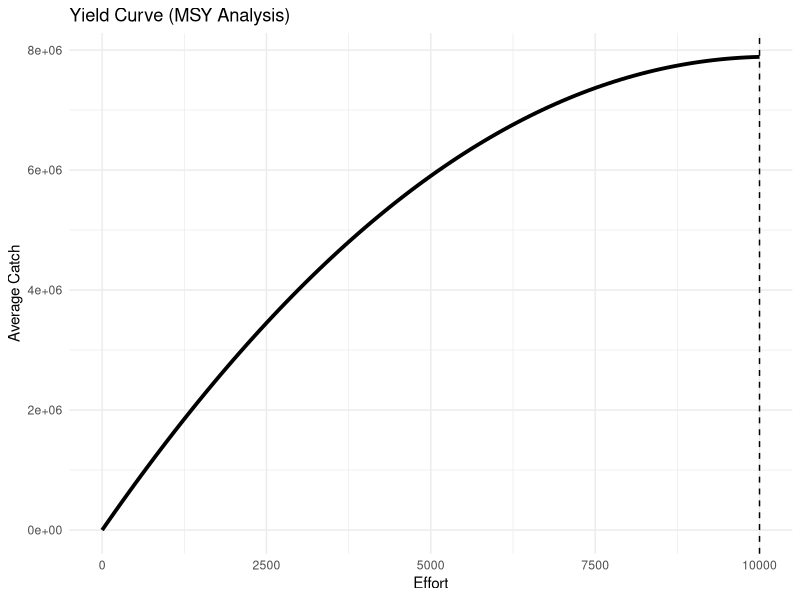
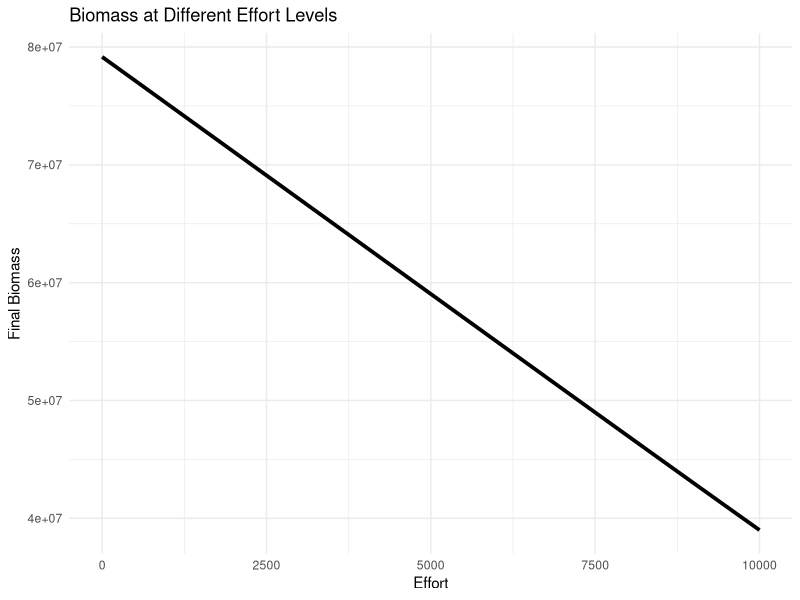
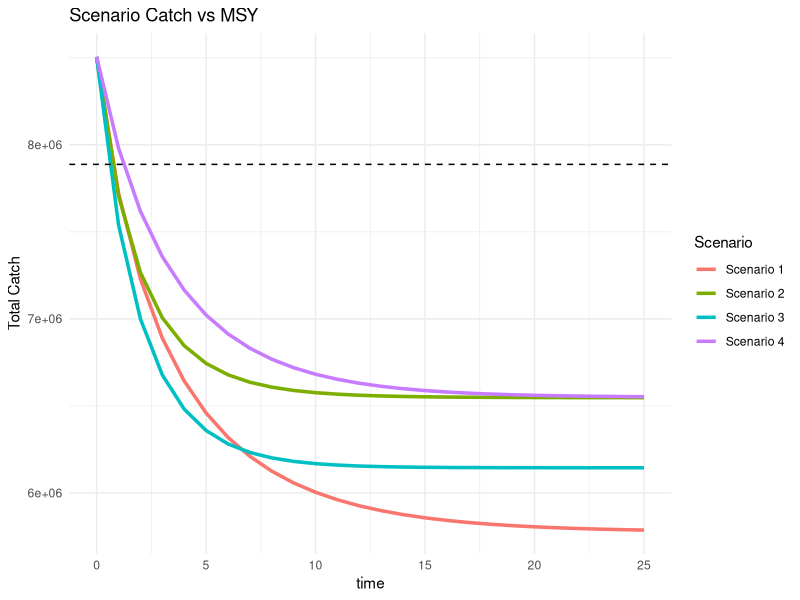
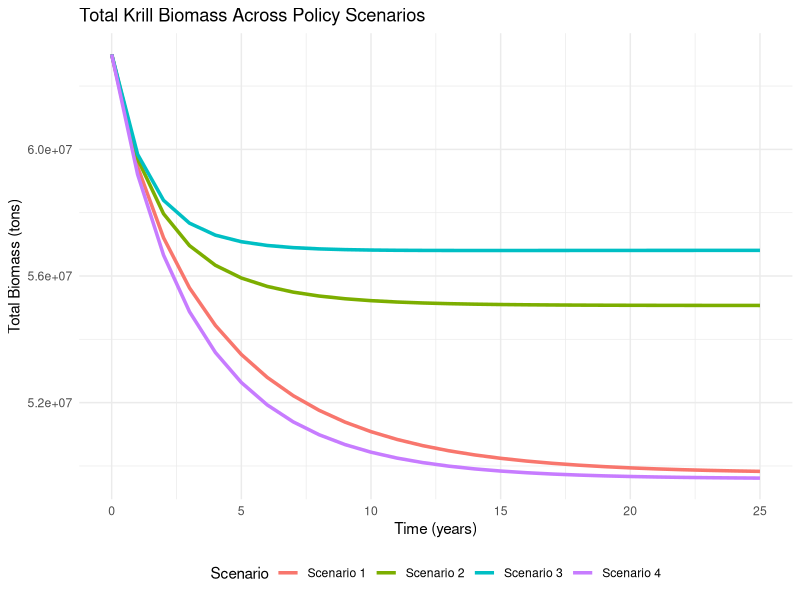
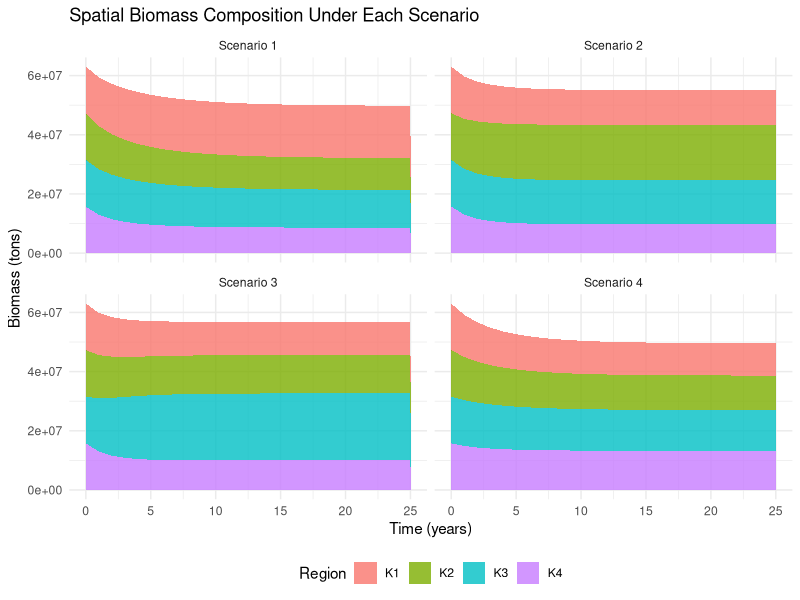

Write the R code that produced these figures, in order.
# ==========================================
# ANTARCTIC KRILL – SPATIAL POLICY MODEL
# 4 SCENARIO COMPARISON
# ==========================================

library(deSolve)
library(ggplot2)
library(tidyr)
library(dplyr)

# ------------------------------------------
# 1. PARAMETERS
# ------------------------------------------

base_params <- list(
  
  # Growth rates
  r1 = 0.6, r2 = 0.6, r3 = 0.6, r4 = 0.6,
  
  # Carrying capacities
  Kmax1 = 25000000,
  Kmax2 = 35000000,
  Kmax3 = 40000000,
  Kmax4 = 20000000,
  
  # Natural mortality
  m1 = 0.1, m2 = 0.1, m3 = 0.1, m4 = 0.1,
  
  # Predation
  p1 = 0.1, p2 = 0.1, p3 = 0.1, p4 = 0.1,
  
  # Migration
  m21 = 0.04, m23 = 0.075, m24 = 0.05,
  m32 = 0.075, m34 = 0.05,
  m42 = 0.05, m43 = 0.05,
  
  # Catchability
  q = 2e-5,
  
  # Scenario (will be changed in loop)
  scenario = 0
)

# ------------------------------------------
# 2. INITIAL STATE
# ------------------------------------------

state <- c(
  K1 = 15750000,
  K2 = 15750000,
  K3 = 15750000,
  K4 = 15750000,
  
  # Effort (constant)
  E1 = 9000,
  E2 = 9000,
  E3 = 9000,
  E4 = 9000
)

# ------------------------------------------
# 3. TIME
# ------------------------------------------

times <- seq(0, 25, by = 1)

# ------------------------------------------
# 4. MODEL FUNCTION
# ------------------------------------------

krill_model <- function(t, state, parameters) {
  
  with(as.list(c(state, parameters)), {
    
    # --------------------------
    # Harvest
    # --------------------------
    
    H1 <- q * E1 * K1
    H2 <- q * E2 * K2
    H3 <- q * E3 * K3
    H4 <- q * E4 * K4
    
    # Apply closures
    if (scenario == 1) H1 <- 0
    if (scenario == 2) H2 <- 0
    if (scenario == 3) H3 <- 0
    if (scenario == 4) H4 <- 0
    
    # --------------------------
    # Biomass dynamics
    # --------------------------
    
    dK1 <- r1*K1*(1 - K1/Kmax1) - m1*K1 - p1*K1 - H1
    dK2 <- r2*K2*(1 - K2/Kmax2) - m2*K2 - p2*K2 - H2
    dK3 <- r3*K3*(1 - K3/Kmax3) - m3*K3 - p3*K3 - H3
    dK4 <- r4*K4*(1 - K4/Kmax4) - m4*K4 - p4*K4 - H4
    
    # --------------------------
    # Migration
    # --------------------------
    
    # From region 2
    dK2 <- dK2 - m21*K2 - m23*K2 - m24*K2
    dK1 <- dK1 + m21*K2
    dK3 <- dK3 + m23*K2
    dK4 <- dK4 + m24*K2
    
    # From region 3
    dK3 <- dK3 - m32*K3 - m34*K3
    dK2 <- dK2 + m32*K3
    dK4 <- dK4 + m34*K3
    
    # From region 4
    dK4 <- dK4 - m42*K4 - m43*K4
    dK2 <- dK2 + m42*K4
    dK3 <- dK3 + m43*K4
    
    # Effort constant
    list(c(dK1, dK2, dK3, dK4,
           dE1 = 0,
           dE2 = 0,
           dE3 = 0,
           dE4 = 0))
  })
}

# ------------------------------------------
# 5. RUN ALL SCENARIOS
# ------------------------------------------

results <- list()

for (s in 1:4) {
  
  params <- base_params
  params$scenario <- s
  
  out <- ode(y = state, times = times,
             func = krill_model, parms = params)
  
  out <- as.data.frame(out)
  
  # --------------------------
  # Compute Harvest
  # --------------------------
  
  out$H1 <- params$q * out$E1 * out$K1
  out$H2 <- params$q * out$E2 * out$K2
  out$H3 <- params$q * out$E3 * out$K3
  out$H4 <- params$q * out$E4 * out$K4
  
  # Apply scenario closures
  if (s == 1) out$H1 <- 0
  if (s == 2) out$H2 <- 0
  if (s == 3) out$H3 <- 0
  if (s == 4) out$H4 <- 0
  
  # --------------------------
  # Total Catch
  # --------------------------
  
  out$TotalCatch <- out$H1 + out$H2 + out$H3 + out$H4
  
  out$CumulativeCatch <- cumsum(out$TotalCatch)
  
  # --------------------------
  # Total Biomass
  # --------------------------
  
  out$TotalBiomass <- rowSums(out[,c("K1","K2","K3","K4")])
  
  out$Scenario <- paste("Scenario", s)
  
  results[[s]] <- out
}

all_results <- bind_rows(results)

final_summary <- all_results %>%
  group_by(Scenario) %>%
  summarise(
    FinalBiomass = last(TotalBiomass),
    TotalCatch = last(CumulativeCatch)
  )

initial_total_biomass <- sum(state[c("K1","K2","K3","K4")])

sustainable <- final_summary %>%
  filter(FinalBiomass >= initial_total_biomass)

best_policy <- sustainable %>%
  arrange(desc(TotalCatch)) %>%
  slice(1)

best_policy

# ==========================================
# 6. MSY ANALYSIS (NUMERICAL)
# ==========================================

effort_values <- seq(0, 10000, by = 100)

msy_results <- data.frame()

for (e in effort_values) {
  
  # set equal effort in all regions
  state_msy <- state
  state_msy["E1"] <- e
  state_msy["E2"] <- e
  state_msy["E3"] <- e
  state_msy["E4"] <- e
  
  out_msy <- ode(y = state_msy, times = times,
                 func = krill_model,
                 parms = base_params)
  
  out_msy <- as.data.frame(out_msy)
  
  # compute harvest
  out_msy$H1 <- base_params$q * e * out_msy$K1
  out_msy$H2 <- base_params$q * e * out_msy$K2
  out_msy$H3 <- base_params$q * e * out_msy$K3
  out_msy$H4 <- base_params$q * e * out_msy$K4
  
  out_msy$TotalCatch <- out_msy$H1 + out_msy$H2 +
    out_msy$H3 + out_msy$H4
  
  mean_catch <- mean(out_msy$TotalCatch[(length(times)/2):length(times)])
  
  final_biomass <- sum(out_msy[nrow(out_msy), c("K1","K2","K3","K4")])
  
  msy_results <- rbind(msy_results,
                       data.frame(Effort = e,
                                  MeanCatch = mean_catch,
                                  FinalBiomass = final_biomass))
}

# Plot MSY 
ggplot(msy_results, aes(Effort, MeanCatch)) +
  geom_line(size = 1.3) +
  theme_minimal() +
  labs(title = "Yield Curve (MSY Analysis)",
       x = "Effort",
       y = "Average Catch") +
  geom_vline(xintercept =
               msy_results$Effort[which.max(msy_results$MeanCatch)],
             linetype="dashed")

# Plot Biomass at different effort levels
ggplot(msy_results, aes(Effort, FinalBiomass)) +
  geom_line(size = 1.3) +
  theme_minimal() +
  labs(title = "Biomass at Different Effort Levels",
       x = "Effort",
       y = "Final Biomass")

# Identify MSY point
msy_point <- msy_results[which.max(msy_results$MeanCatch), ]

msy_point

# Compare scenario catches to MSY
MSY_value <- max(msy_results$MeanCatch)

ggplot(all_results, aes(time, TotalCatch, color = Scenario)) +
  geom_line(size = 1.2) +
  geom_hline(yintercept = MSY_value,
             linetype="dashed") +
  theme_minimal() +
  labs(title = "Scenario Catch vs MSY",
       y = "Total Catch")
# ------------------------------------------
# 7. TOTAL BIOMASS COMPARISON
# ------------------------------------------

ggplot(all_results, 
       aes(time, TotalBiomass, color = Scenario)) +
  geom_line(size = 1.2) +
  theme_minimal() +
  labs(title = "Total Krill Biomass Across Policy Scenarios",
       x = "Time (years)",
       y = "Total Biomass (tons)") +
  theme(legend.position = "bottom")

# ------------------------------------------
# 8. REGIONAL BIOMASS COMPOSITION (STACKED)
# ------------------------------------------

out_long <- all_results %>%
  pivot_longer(cols = c(K1,K2,K3,K4),
               names_to = "Region",
               values_to = "Biomass")

ggplot(out_long, 
       aes(x = time, y = Biomass, fill = Region)) +
  geom_area(alpha = 0.8) +
  facet_wrap(~Scenario) +
  theme_minimal() +
  labs(title = "Spatial Biomass Composition Under Each Scenario",
       x = "Time (years)",
       y = "Biomass (tons)") +
  theme(legend.position = "bottom")
